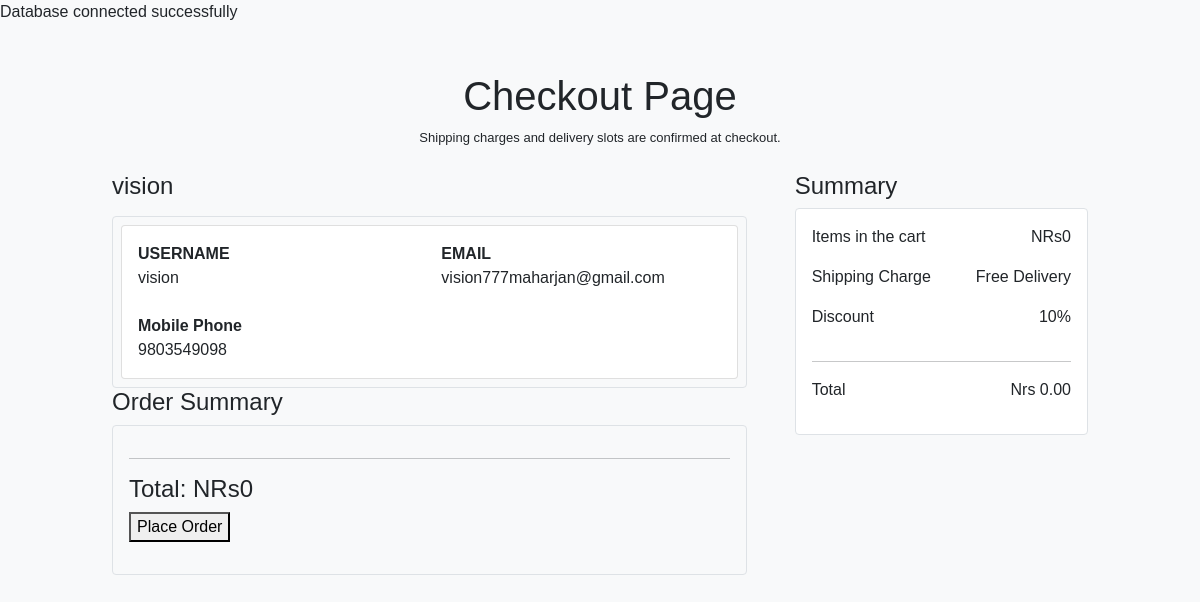
Page /user/checkout.php (signed in) on the committed database.
### tables this page shows
CREATE TABLE `users` (
  `userid` int NOT NULL,
  `role` varchar(20) NOT NULL DEFAULT 'Customer',
  `firstname` varchar(60) NOT NULL,
  `middlename` varchar(60) DEFAULT NULL,
  `lastname` varchar(60) NOT NULL,
  `contact` varchar(60) NOT NULL,
  `email` varchar(255) NOT NULL,
  `username` varchar(255) NOT NULL,
  `password` varchar(100) NOT NULL,
  `token` varchar(100) NOT NULL
);

### user/checkout.php (the view, shortened to what this page needs)
<?php
include("../admin/connection.php");
$user_id = $_SESSION['customer_id'];
$query_user = "SELECT username, email, contact FROM users WHERE userid = ?";
$stmt_user = $conn->prepare($query_user);
$stmt_user->bind_param('i', $user_id);
if (!$stmt_user->execute()) {
    echo "<script>alert('Error executing query: " . $stmt_user->error . "')</script>";
    exit();
}
$user_result = $stmt_user->get_result();
$user = $user_result->fetch_assoc();
?>
<link rel="stylesheet" href="https://stackpath.bootstrapcdn.com/bootstrap/5.0.0-alpha1/css/bootstrap.min.css"
>
<link rel="stylesheet" href="https://cdnjs.cloudflare.com/ajax/libs/font-awesome/5.10.0/css/all.min.css"
 />
<link rel="stylesheet" type="text/css" href="../css/checkout.css">
<div class="contact__section mt-5">
    <h1 class="text-center">Checkout Page</h1>
    <p class="text-center mb-4" style="font-size: 13px">Shipping charges and delivery slots are confirmed at checkout.</p>
    <div class="container-fluid">
        <div class="row">
            <div class="col-md-10 col-11 mx-auto">
                <div class="row g-5">
                    <div class="col-lg-8">
                        <h4 class="product_name mb-3">
                            <?php echo htmlspecialchars($user['username']); ?>
                        </h4>
                        <div class="main_cart p-2 mb-lg-0 mb-5 border rounded">
                            <div class="card">
                                <div class="card-body">
                                    <div class="row g-4">
                                        <div class="col-md-6">
                                            <div><strong>USERNAME</strong></div>
                                            <div><?php echo htmlspecialchars($user['username']); ?></div>
                                        </div>
                                        <div class="col-md-6">
                                            <div><strong>EMAIL</strong></div>
                                            <div><?php echo htmlspecialchars($user['email']); ?></div>
                                        </div>
                                        <div class="col-md-6">
                                            <div><strong>Mobile Phone</strong></div>
                                            <div><?php echo htmlspecialchars($user['contact']); ?></div>
                                        </div>
                                    </div>
                                </div>
                            </div>
                        </div>
                        <h4 class="product_name">Order Summary</h4>
                        <div class="main_cart p-3 mb-lg-0 mb-5 border rounded">
                            <?php
                            $total_price = 0;
                                ?>
                            <hr />
                            <div class="text-right">
                                <h4>Total: NRs<span><?php echo $total_price; ?></span></h4>
                            </div>
                            <form action="confirmation.php" method="POST">
                                <button type="submit" class="button">Place Order</button>
                            </form>
                        </div>
                    </div>
                    <div class="col-lg-4">
                        <h4 class="product_name">Summary</h4>
                        <div class="right_side p-3 bg-white border rounded">
                            <div class="price_indiv d-flex justify-content-between">
                                <p>Items in the cart</p>
                                <p>NRs<span id="product_total_amt"><?php echo $total_price; ?></span></p>
                            </div>
                            <div class="price_indiv d-flex justify-content-between">
                                <p>Shipping Charge</p>
                                <p><span id="shipping_charge">Free Delivery</span></p>
                            </div>
                            <div class="price_indiv d-flex justify-content-between">
                                <p>Discount</p>
                                <p><span id="savings">10%</span></p>
                            </div>
                            <hr />
                            <div class="total-amt d-flex justify-content-between font-weight-bold">
                                <p>Total</p>
                                <p>Nrs<span id="total_cart_amt">
                                        <?php
                                        $shipping_charge = 0;
                                        $discount_percentage = 0.10;
                                        $discount = $total_price * $discount_percentage;
                                        $final_amount = $total_price + $shipping_charge - $discount;
                                        echo number_format($final_amount, 2);
                                        ?>
                                    </span></p>
                            </div>
                        </div>
                    </div>
                </div>
            </div>
        </div>
    </div>
</div>
</body>
</html>

### rows in the picture
users: username "vision", email "vision777maharjan@gmail.com", contact "9803549098"

### other values in the picture
$total_price "0"
$final_amount "0.00"
